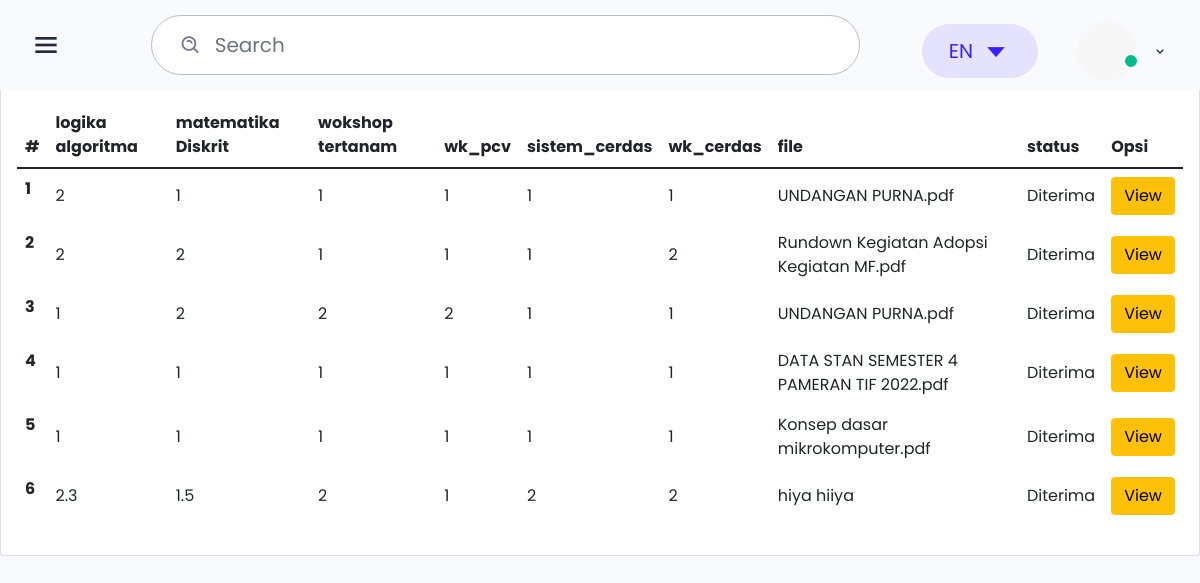
/id3/data_mahasiswa.php (signed in), run on the app's committed database.
### tables this page shows
CREATE TABLE `mata_kuliah` (
  `id_matkul` int(11) NOT NULL,
  `logika_algoritma` float NOT NULL,
  `matematika_Diskrit` float NOT NULL,
  `wk_sistemtertanam` float NOT NULL,
  `wk_pcv` float NOT NULL,
  `sistem_cerdas` float NOT NULL,
  `wk_sistem_cerdas` float NOT NULL,
  `name` text NOT NULL,
  `file` varchar(50) NOT NULL,
  `id_status` int(3) NOT NULL DEFAULT '0',
  `id_nilai_skripsi` int(3) NOT NULL DEFAULT '0'
);

### id3/data_mahasiswa.php (the view, shortened to what this page needs)
<!DOCTYPE html>
<html lang="en">
<head>
    <link href='https://unpkg.com/boxicons@2.0.7/css/boxicons.min.css' rel='stylesheet'>
    <link rel="stylesheet" href="css/icons.min.css">
    <link rel="stylesheet" href="./css/bootstrap.min.css">
    <link rel="stylesheet" href="./css/grid.css">
    <link rel="stylesheet" href="./css/style.css">
    <link rel="stylesheet" href="./css/responsive.css">
</head>
<body class="sidebar-expand">
    <div class="main-header">
        <div class="d-flex">
            <div class="mobile-toggle" id="mobile-toggle">
                <i class='bx bx-menu'></i>
            </div>
        </div>
        <div class="d-flex align-items-center">
            <form class="app-search d-none d-lg-block">
                <div class="position-relative">
                    <input type="text" class="form-control" placeholder="Search">
                    <span class="bx bx-search-alt"></span>
                </div>
            </form>
            <div class="dropdown d-inline-block">
                <button type="button" class="btn header-item" data-bs-toggle="dropdown" aria-haspopup="true" aria-expanded="false">
                        <span class="btn dropdown-toggle" id="header-lang-img">
                            EN
                            <i class='bx bx-caret-down'></i>
                        </span>
                    </button>
            </div>
            <div class="dropdown d-inline-block mt-12">
                <button type="button" class="btn header-item waves-effect" id="page-header-user-dropdown" data-bs-toggle="dropdown" aria-haspopup="true" aria-expanded="false">
                        <img class="rounded-circle header-profile-user" src="./images/profile/profile.png"
                            alt="Header Avatar">
                        <span class="pulse-css"></span>
                        <i class='bx bx-chevron-down'></i>
                    </button>
            </div>
        </div>
    </div>
    <div class="main">
<h1>Tegar karunia ilham</h1>
    <div class="card">
            <div class="card-title mb-0 fs-22">
            </div>
            <div class="card-body">
                <table class="table">
                    <thead>
                        <tr>
                            <th scope="col">#</th>
                            <th scope="col">logika algoritma</th>
                            <th scope="col">matematika Diskrit</th>
                            <th scope="col">wokshop tertanam</th>
                            <th scope="col">wk_pcv</th>
                            <th scope="col">sistem_cerdas</th>
                            <th scope="col">wk_cerdas</th>
                            <th scope="col">file</th>
                            <th scope="col">status</th>
                            <th scope="col">Opsi</th>
                        </tr>
                    </thead>
                    <tbody>
                        <?php
                        include 'koneksi.php';
                        $sql2   = "select * from mata_kuliah order by id_matkul desc";
                        $q2     = mysqli_query($koneksi, $sql2);
                        $urut   = 1;
                        while ($r2 = mysqli_fetch_array($q2)) {
                            $logika_algoritma        = $r2['logika_algoritma'];
                            $matematika_Diskrit       = $r2['matematika_Diskrit'];
                            $wk_sistemtertanam     = $r2['wk_sistemtertanam'];
                            $wk_pcv   = $r2['wk_pcv'];
                            $sistem_cerdas     = $r2['sistem_cerdas'];
                            $wk_sistem_cerdas  = $r2['wk_sistem_cerdas'];
                            $file     = $r2['file'];
                        ?>
                            <tr>
                                <th scope="row"><?php echo $urut++ ?></th>
                                <td scope="row"><?php echo $logika_algoritma ?></td>
                                <td scope="row"><?php echo $matematika_Diskrit ?></td>
                                <td scope="row"><?php echo $wk_sistemtertanam ?></td>
                                <td scope="row"><?php echo $wk_pcv ?></td>
                                <td scope="row"><?php echo $sistem_cerdas ?></td>
                                <td scope="row"><?php echo $wk_sistem_cerdas ?></td>
                                <td scope="row"><?php echo $file ?></td>
                                <td scope="row">Diterima</td>
                                <td><a href="document_view.php?id_file=,?php echo$sb['id_file']?>" class="btn btn-warning" title="View File"style="box-shadow: 8px ">View</a></td>
                            </tr>
                        <?php
                        }
                        ?>
                    </tbody>
                </table>
            </div>
        </div>
    </div>
</body>
</html>

### id3/css/responsive.css (style rules this page uses)
@media only screen and (max-width: 1200px) { .main-header { height: 90px; padding-left: 30px; } }

### data on the page
mata_kuliah: logika_algoritma "2", matematika_Diskrit "1", wk_sistemtertanam "1", wk_pcv "1", sistem_cerdas "1", wk_sistem_cerdas "1", file "UNDANGAN PURNA.pdf"
mata_kuliah: logika_algoritma "2", matematika_Diskrit "2", wk_sistemtertanam "1", wk_pcv "1", sistem_cerdas "1", wk_sistem_cerdas "2", file "Rundown Kegiatan Adopsi Kegiatan MF.pdf"
mata_kuliah: logika_algoritma "1", matematika_Diskrit "2", wk_sistemtertanam "2", wk_pcv "2", sistem_cerdas "1", wk_sistem_cerdas "1", file "UNDANGAN PURNA.pdf"
mata_kuliah: logika_algoritma "1", matematika_Diskrit "1", wk_sistemtertanam "1", wk_pcv "1", sistem_cerdas "1", wk_sistem_cerdas "1", file "DATA STAN SEMESTER 4 PAMERAN TIF 2022.pdf"
mata_kuliah: logika_algoritma "1", matematika_Diskrit "1", wk_sistemtertanam "1", wk_pcv "1", sistem_cerdas "1", wk_sistem_cerdas "1", file "Konsep dasar mikrokomputer.pdf"
mata_kuliah: logika_algoritma "2.3", matematika_Diskrit "1.5", wk_sistemtertanam "2", wk_pcv "1", sistem_cerdas "2", wk_sistem_cerdas "2", file "hiya hiiya"
